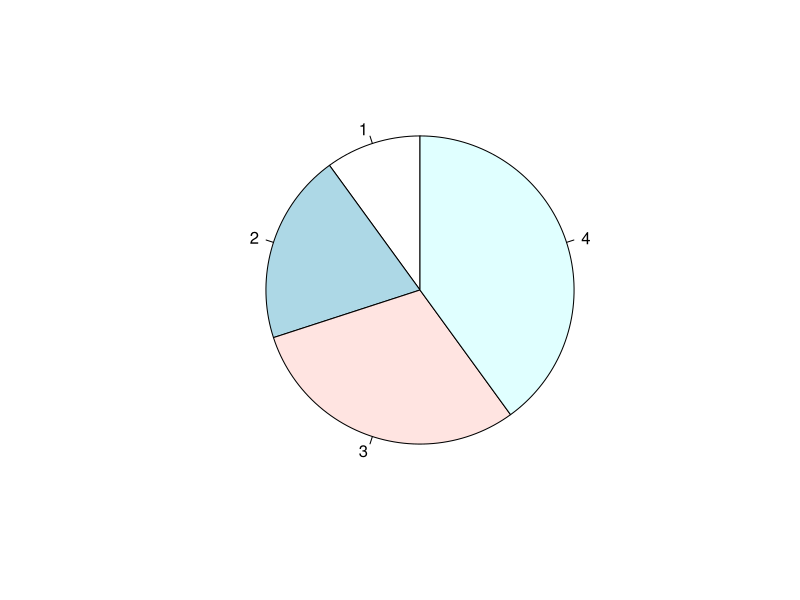

The R source for this figure:
# Create a vector of pies
x <- c(10,20,30,40)

# Display the pie chart and start the first pie at 90 degrees
pie(x, init.angle = 90)
#any angle can be coded